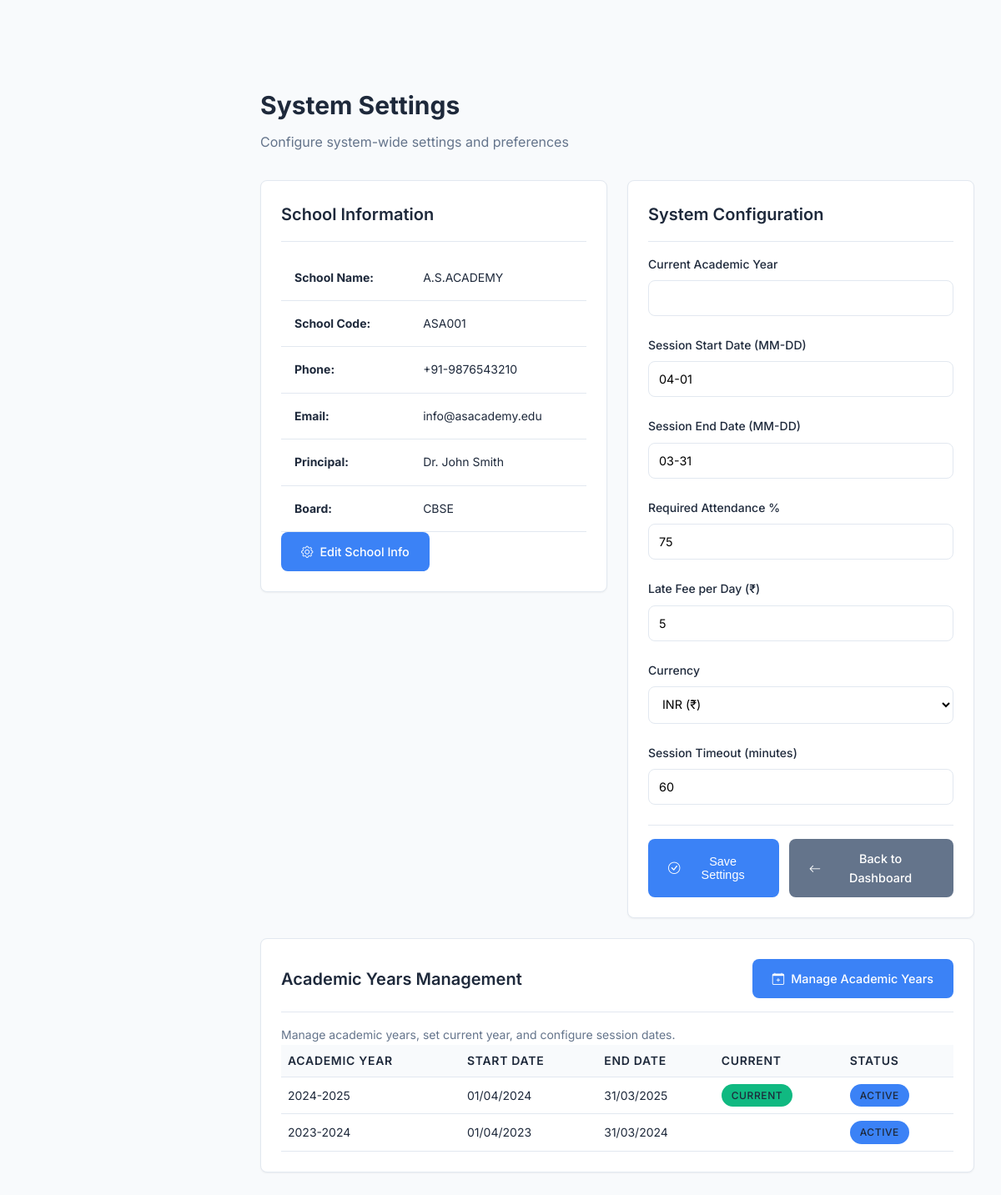
Page /school_management_system/admin/settings.php (signed in) on the committed database.
### tables this page shows
CREATE TABLE school_info (
    id INT PRIMARY KEY AUTO_INCREMENT,
    school_name VARCHAR(200) NOT NULL,
    school_code VARCHAR(50),
    address TEXT,
    phone VARCHAR(20),
    email VARCHAR(100),
    website VARCHAR(100),
    principal_name VARCHAR(100),
    logo VARCHAR(255),
    established_year YEAR,
    affiliation VARCHAR(100),
    board VARCHAR(100),
    description TEXT,
    created_at TIMESTAMP DEFAULT CURRENT_TIMESTAMP,
    updated_at TIMESTAMP DEFAULT CURRENT_TIMESTAMP ON UPDATE CURRENT_TIMESTAMP
);

CREATE TABLE academic_years (
    id INT PRIMARY KEY AUTO_INCREMENT,
    year_name VARCHAR(20) NOT NULL UNIQUE,
    academic_year VARCHAR(20) NOT NULL UNIQUE,
    start_date DATE NOT NULL,
    end_date DATE NOT NULL,
    is_current BOOLEAN DEFAULT FALSE,
    is_active BOOLEAN DEFAULT TRUE,
    created_at TIMESTAMP DEFAULT CURRENT_TIMESTAMP,
    INDEX idx_academic_year_current (is_current, is_active),
    INDEX idx_academic_year_dates (start_date, end_date)
);

### school_management_system/admin/settings.php (the view, shortened to what this page needs)
<?php
require_once '../config/database.php';
$stmt = $pdo->prepare("SELECT * FROM system_settings ORDER BY setting_key");
$stmt->execute();
$settings = [];
while ($row = $stmt->fetch()) {
    $settings[$row['setting_key']] = $row;
}
$stmt = $pdo->prepare("SELECT * FROM school_info WHERE id = 1");
$stmt->execute();
$school_info = $stmt->fetch();
?>
<!DOCTYPE html>
<html lang="en">
<head>
    <link rel="stylesheet" href="../assets/css/style.css">
    <link rel="stylesheet" href="https://cdn.jsdelivr.net/npm/bootstrap-icons@1.11.0/font/bootstrap-icons.css">
</head>
<body>
    <div class="wrapper">
        <div class="main-content">
            <div class="content-wrapper">
                <div class="page-header">
                    <h1 class="page-title">System Settings</h1>
                    <p class="page-subtitle">Configure system-wide settings and preferences</p>
                </div>
                <div class="row">
                    <div class="col-md-6">
                        <div class="card">
                            <div class="card-header">
                                <h3 class="card-title">School Information</h3>
                            </div>
                            <div class="card-body">
                                <?php if ($school_info): ?>
                                    <table class="table table-borderless">
                                        <tr>
                                            <td><strong>School Name:</strong></td>
                                            <td><?php echo htmlspecialchars($school_info['school_name']); ?></td>
                                        </tr>
                                        <tr>
                                            <td><strong>School Code:</strong></td>
                                            <td><?php echo htmlspecialchars($school_info['school_code']); ?></td>
                                        </tr>
                                        <tr>
                                            <td><strong>Phone:</strong></td>
                                            <td><?php echo htmlspecialchars($school_info['phone']); ?></td>
                                        </tr>
                                        <tr>
                                            <td><strong>Email:</strong></td>
                                            <td><?php echo htmlspecialchars($school_info['email']); ?></td>
                                        </tr>
                                        <tr>
                                            <td><strong>Principal:</strong></td>
                                            <td><?php echo htmlspecialchars($school_info['principal_name']); ?></td>
                                        </tr>
                                        <tr>
                                            <td><strong>Board:</strong></td>
                                            <td><?php echo htmlspecialchars($school_info['board']); ?></td>
                                        </tr>
                                    </table>
                                <?php else: ?>
                                    <p class="text-muted">School information not configured.</p>
                                <?php endif; ?>
                                <a href="school_info.php" class="btn btn-primary">
                                    <i class="bi bi-gear me-2"></i>Edit School Info
                                </a>
                            </div>
                        </div>
                    </div>
                    <div class="col-md-6">
                        <div class="card">
                            <div class="card-header">
                                <h3 class="card-title">System Configuration</h3>
                            </div>
                            <form method="POST" action="">
                                <div class="card-body">
                                    <div class="mb-3">
                                        <label for="current_academic_year" class="form-label">Current Academic Year</label>
                                        <input type="text" class="form-control" id="current_academic_year" name="settings[current_academic_year]"
                                               value="<?php echo htmlspecialchars($settings['current_academic_year']['setting_value'] ?? ''); ?>">
                                    </div>
                                    <div class="mb-3">
                                        <label for="school_session_start" class="form-label">Session Start Date (MM-DD)</label>
                                        <input type="text" class="form-control" id="school_session_start" name="settings[school_session_start]"
                                               value="<?php echo htmlspecialchars($settings['school_session_start']['setting_value'] ?? '04-01'); ?>" placeholder="04-01">
                                    </div>
                                    <div class="mb-3">
                                        <label for="school_session_end" class="form-label">Session End Date (MM-DD)</label>
                                        <input type="text" class="form-control" id="school_session_end" name="settings[school_session_end]"
                                               value="<?php echo htmlspecialchars($settings['school_session_end']['setting_value'] ?? '03-31'); ?>" placeholder="03-31">
                                    </div>
                                    <div class="mb-3">
                                        <label for="attendance_required_percentage" class="form-label">Required Attendance %</label>
                                        <input type="number" class="form-control" id="attendance_required_percentage" name="settings[attendance_required_percentage]"
                                               value="<?php echo htmlspecialchars($settings['attendance_required_percentage']['setting_value'] ?? '75'); ?>" min="0" max="100">
                                    </div>
                                    <div class="mb-3">
                                        <label for="late_fee_per_day" class="form-label">Late Fee per Day (₹)</label>
                                        <input type="number" class="form-control" id="late_fee_per_day" name="settings[late_fee_per_day]"
                                               value="<?php echo htmlspecialchars($settings['late_fee_per_day']['setting_value'] ?? '5'); ?>" min="0" step="0.01">
                                    </div>
                                    <div class="mb-3">
                                        <label for="school_currency" class="form-label">Currency</label>
                                        <select class="form-select" id="school_currency" name="settings[school_currency]">
                                            <option value="INR" <?php echo ($settings['school_currency']['setting_value'] ?? '') === 'INR' ? 'selected' : ''; ?>>INR (₹)</option>
                                        </select>
                                    </div>
                                    <div class="mb-3">
                                        <label for="session_timeout_minutes" class="form-label">Session Timeout (minutes)</label>
                                        <input type="number" class="form-control" id="session_timeout_minutes" name="settings[session_timeout_minutes]"
                                               value="<?php echo htmlspecialchars($settings['session_timeout_minutes']['setting_value'] ?? '60'); ?>" min="15" max="480">
                                    </div>
                                </div>
                                <div class="card-footer">
                                    <button type="submit" class="btn btn-primary">
                                        <i class="bi bi-check-circle me-2"></i>Save Settings
                                    </button>
                                    <a href="dashboard.php" class="btn btn-secondary">
                                        <i class="bi bi-arrow-left me-2"></i>Back to Dashboard
                                    </a>
                                </div>
                            </form>
                        </div>
                    </div>
                </div>
                <div class="card mt-4">
                    <div class="card-header">
                        <h3 class="card-title">Academic Years Management</h3>
                        <a href="academic_years.php" class="btn btn-primary">
                            <i class="bi bi-calendar-plus me-2"></i>Manage Academic Years
                        </a>
                    </div>
                    <div class="card-body">
                        <p class="text-muted">Manage academic years, set current year, and configure session dates.</p>
                        <?php
                        try {
                            $stmt = $pdo->query("SELECT * FROM academic_years ORDER BY year_name DESC LIMIT 5");
                            $academic_years = $stmt->fetchAll();
                        } catch (Exception $e) {
                            $academic_years = [];
                        }
                        ?>
                        <?php if (!empty($academic_years)): ?>
                            <div class="table-responsive">
                                <table class="table table-sm">
                                    <thead>
                                        <tr>
                                            <th>Academic Year</th>
                                            <th>Start Date</th>
                                            <th>End Date</th>
                                            <th>Current</th>
                                            <th>Status</th>
                                        </tr>
                                    </thead>
                                    <tbody>
                                        <?php foreach ($academic_years as $year): ?>
                                            <tr>
                                                <td><?php echo htmlspecialchars($year['year_name']); ?></td>
                                                <td><?php echo date('d/m/Y', strtotime($year['start_date'])); ?></td>
                                                <td><?php echo date('d/m/Y', strtotime($year['end_date'])); ?></td>
                                                <td>
                                                    <?php if ($year['is_current']): ?>
                                                        <span class="badge bg-success">Current</span>
                                                    <?php endif; ?>
                                                </td>
                                                <td>
                                                    <?php if ($year['is_active']): ?>
                                                        <span class="badge bg-primary">Active</span>
                                                    <?php else: ?>
                                                        <span class="badge bg-secondary">Inactive</span>
                                                    <?php endif; ?>
                                                </td>
                                            </tr>
                                        <?php endforeach; ?>
                                    </tbody>
                                </table>
                            </div>
                        <?php else: ?>
                            <p class="text-muted">No academic years configured.</p>
                        <?php endif; ?>
                    </div>
                </div>
            </div>
        </div>
    </div>
</body>
</html>

### rows in the picture
school_info: school_name "A.S.ACADEMY", school_code "ASA001", phone "+91-9876543210", email "info@asacademy.edu", principal_name "Dr. John Smith", board "CBSE"
academic_years: year_name "2024-2025", start_date "01/04/2024", end_date "31/03/2025", is_current "CURRENT", is_active "ACTIVE"
academic_years: year_name "2023-2024", start_date "01/04/2023", end_date "31/03/2024", is_active "ACTIVE"
